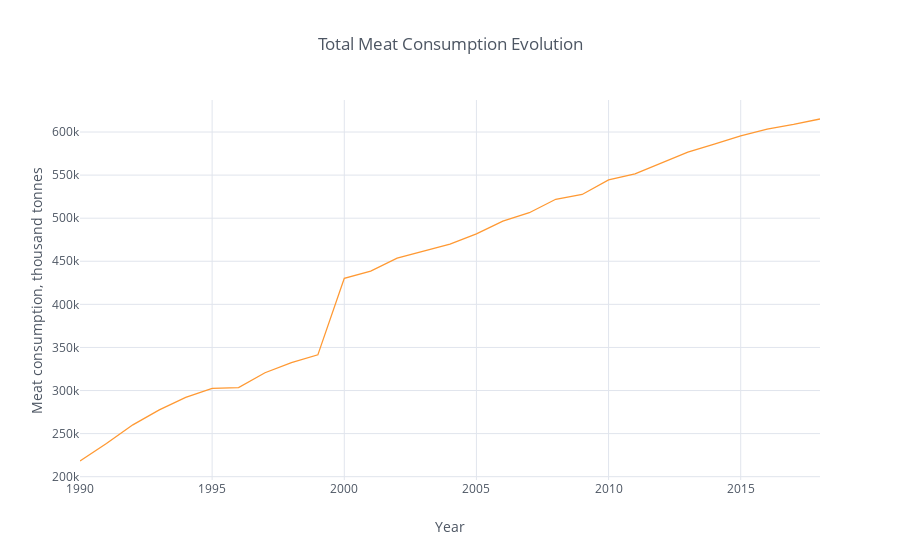

Notebook source saved alongside this figure:
### Code cell
# Option 2: we can use iplot on the df_total_year pandas Dataframe
# In this case we need to specify the x and y axis
df_total_year.iplot(kind='line', 
                    x='TIME',
                    y='Value',
                    title='Total Meat Consumption Evolution',
                    xTitle='Year',
                    yTitle='Meat consumption, thousand tonnes')

### Figure 1 — Plotly figure (JSON) as saved in the notebook; plotly's stock layout.template omitted (floating-point values rounded to 4 significant figures)
{"data": [{"line": {"color": "rgba(255, 153, 51, 1.0)", "dash": "solid", "shape": "linear", "width": 1.3}, "mode": "lines", "name": "Value", "text": "", "type": "scatter", "uid": "a0dd60eb-99f2-475b-9169-6d15166db0ce", "x": [1990, 1991, 1992, 1993, 1994, 1995, 1996, 1997, 1998, 1999, 2000, 2001, 2002, 2003, 2004, 2005, 2006, 2007, 2008, 2009, 2010, 2011, 2012, 2013, 2014, 2015, 2016, 2017, 2018], "y": [218203, 238417, 260198, 277449, 292060, 302593, 303447, 320615, 332461, 341410, 430161, 438483, 453547, 461973, 469940, 481864, 496697, 506330, 521975, 527523, 544439, 551565, 564106, 576559, 585890, 595643, 603474, 608799, 615118]}], "layout": {"legend": {"bgcolor": "#FFFFFF", "font": {"color": "#4D5663"}}, "paper_bgcolor": "#FFFFFF", "plot_bgcolor": "#FFFFFF", "title": {"font": {"color": "#4D5663"}, "text": "Total Meat Consumption Evolution"}, "xaxis": {"gridcolor": "#E1E5ED", "showgrid": true, "tickfont": {"color": "#4D5663"}, "title": {"font": {"color": "#4D5663"}, "text": "Year"}, "zerolinecolor": "#E1E5ED"}, "yaxis": {"gridcolor": "#E1E5ED", "showgrid": true, "tickfont": {"color": "#4D5663"}, "title": {"font": {"color": "#4D5663"}, "text": "Meat consumption, thousand tonnes"}, "zerolinecolor": "#E1E5ED"}}}
